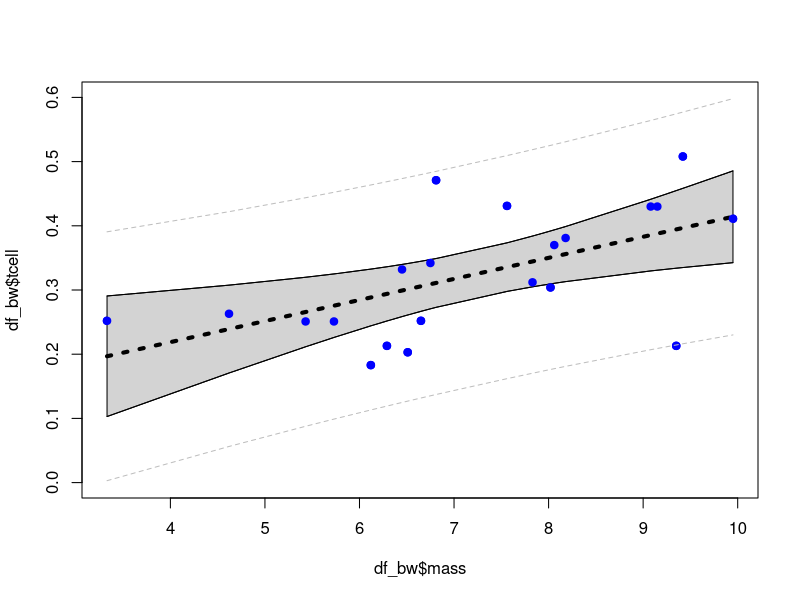
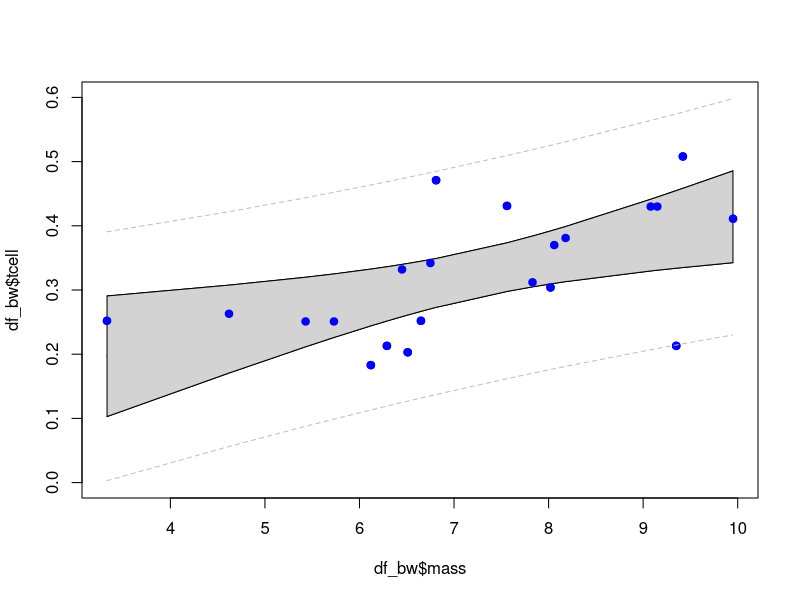

The R source for these figures, in order:
## ---- chunk 1
knitr::opts_chunk$set(echo = TRUE)
## ---- chunk 2

HOME_DIR <- "/home/mcdevitt/_smu/_src/black_wheatears"

DATA_DIR <- "./data/"

setwd(HOME_DIR)
setwd(DATA_DIR)

df_bw <- read.csv("ex0727.csv", stringsAsFactors = FALSE)
df_bw__overest_dist <- read.csv("ex0729.csv", stringsAsFactors = FALSE)

names(df_bw) <- tolower(names(df_bw))

## ---- chunk 3


fit_all <- lm(tcell ~ mass, data = df_bw)

df_bw_conf_int <- as.data.frame(predict(fit_all, df_bw , interval = "confidence"))

plot(df_bw$tcell ~ df_bw$mass, col = 'blue', pch = 19, ylim = c(0, 0.6))
polygon(c(df_bw$mass, rev(df_bw$mass)),
		c(df_bw_conf_int$lwr, rev(df_bw_conf_int$upr)),col="lightgrey")

lines(fit_all$fitted.values ~ df_bw$mass, col = 'black', lwd = 4, lty = 3)

lines(df_bw_conf_int$lwr ~ df_bw$mass, col = 'black', lwd = 1)
lines(df_bw_conf_int$upr ~ df_bw$mass, col = 'black', lwd = 1)

points(df_bw$tcell ~ df_bw$mass, col = 'blue', pch = 19, ylim = c(0, 0.6))

df_bw_pred_int <- as.data.frame(predict(fit_all, df_bw, interval = "predict"))

lines(df_bw_pred_int$lwr ~ df_bw$mass, col = 'grey', lwd = 1, lty = 2)
lines(df_bw_pred_int$upr ~ df_bw$mass, col = 'grey', lwd = 1, lty = 2)

## ---- chunk 4

summary(fit_all)

## ---- chunk 5

alpha <- 0.05
dof <- dim(df_bw)[1] - 2
crit_value <- qt(1 - alpha/2, dim(df_bw)[1] - 2)

t_value <- coef(summary(fit_all))["mass","t value"]
p_value <- coef(summary(fit_all))["mass","Pr(>|t|)"]

if (p_value < alpha)
{
	acc_rej <- "Reject Ho"
	is_is_not <- "is"
	does_does_not <- "does not"
} else {
	acc_rej <- "Do not Reject Ho"
	is_is_not <- "is not"
	does_does_not <- "does"
}

cnf_intrvl <- confint(fit_all, 'mass', level = 1 - alpha)
cnf_intrvl_lwr <- cnf_intrvl[1,1]
cnf_intrvl_upr <- cnf_intrvl[1,2]

print_cnf_intrvl <- paste0(sprintf("(%9.3f", cnf_intrvl_lwr), sprintf(", %9.3f)", cnf_intrvl_upr))

## ---- chunk 6

alpha <- 0.05
dof <- dim(df_bw)[1] - 2
crit_value <- qt(1 - alpha/2, dim(df_bw)[1] - 2)

t_value <- coef(summary(fit_all))["(Intercept)","t value"]
p_value <- coef(summary(fit_all))["(Intercept)","Pr(>|t|)"]

if (p_value < alpha)
{
	acc_rej <- "Reject Ho"
	is_is_not <- "is"
	does_does_not <- "does not"
} else {
	acc_rej <- "Do not Reject Ho"
	is_is_not <- "is not"
	does_does_not <- "does"
}

cnf_intrvl <- confint(fit_all, '(Intercept)', level = 1 - alpha)
cnf_intrvl_lwr <- cnf_intrvl[1,1]
cnf_intrvl_upr <- cnf_intrvl[1,2]

print_cnf_intrvl <- paste0(sprintf("(%9.3f", cnf_intrvl_lwr), sprintf(", %9.3f)", cnf_intrvl_upr))

## ---- chunk 7

b0 <- fit_all$coefficients[1]
b1 <- fit_all$coefficients[2]

## ---- chunk 8
df_bw_conf_int <- as.data.frame(predict(fit_all, df_bw , interval = "confidence"))

plot(df_bw$tcell ~ df_bw$mass, col = 'blue', pch = 19, ylim = c(0, 0.6))
lines(fit_all$fitted.values ~ df_bw$mass, col = 'darkgrey', lwd = 2)

lines(df_bw_conf_int$lwr ~ df_bw$mass, col = 'black', lwd = 1)
lines(df_bw_conf_int$upr ~ df_bw$mass, col = 'black', lwd = 1)

polygon(c(df_bw$mass, rev(df_bw$mass)),
		c(df_bw_conf_int$lwr, rev(df_bw_conf_int$upr)),col="lightgrey")
points(df_bw$tcell ~ df_bw$mass, col = 'blue', pch = 19, ylim = c(0, 0.6))

df_bw_pred_int <- as.data.frame(predict(fit_all, df_bw, interval = "predict"))

lines(df_bw_pred_int$lwr ~ df_bw$mass, col = 'grey', lwd = 1, lty = 2)
lines(df_bw_pred_int$upr ~ df_bw$mass, col = 'grey', lwd = 1, lty = 2)

